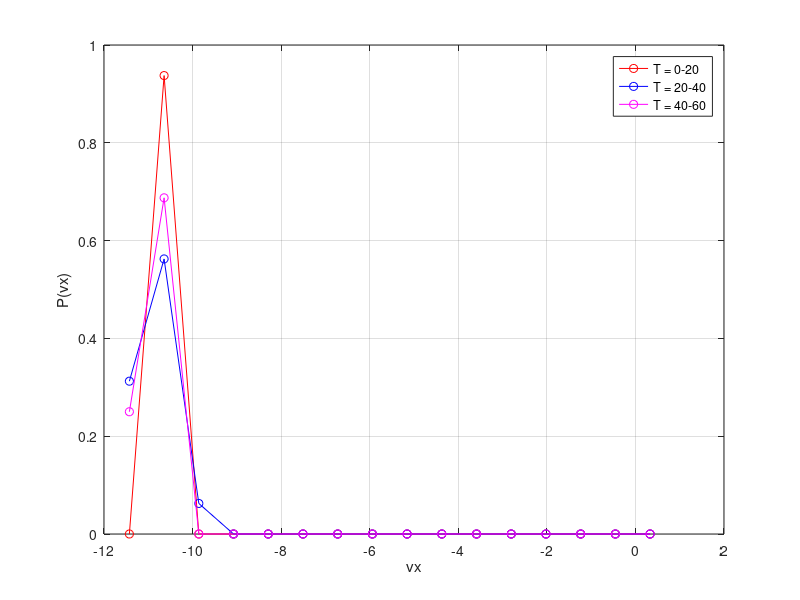

Write the MATLAB code that produced this figure.
clc; clear; close all;

%% Computational Parameters Setting

N = 20;
d = 2.5;

T = 0.02;
R = 0.25;
V = 0.25;

drcut = 4;
nSteps = 1000;

plotDelay = 0.02;
plotStep = 5;

%% MD Initialising 

N = round(N^(1/2))^2;
L = ceil(d*N^(1/2));
drcut2 = drcut*drcut;

xprev = zeros(1,N);     yprev = zeros(1,N);  
xcurr = zeros(1,N);     ycurr = zeros(1,N);
xnew = zeros(1,N);      ynew = zeros(1,N);

vx0 = zeros(1,N);       vy0 = zeros(1,N);
vx = zeros(1,N);        vy = zeros(1,N);

g = d/2:d:L-(d/2);
[gx,gy] = meshgrid(g,g);
gx = gx(:);
gy = gy(:);
gx = gx(1:N);
gy = gy(1:N);

for i = 1:N
    xcurr(i) = gx(i) + 2*(rand-0.5)*R;
    ycurr(i) = gy(i) + 2*(rand-0.5)*R;
    vx0(i) = 1;
    vy0(i) = 1;
    xprev(i) = xcurr(i) - vx0(i)*T;
    yprev(i) = ycurr(i) - vy0(i)*T;
end

% figure;
% p = scatter(xcurr,ycurr,'k','filled'); 
% hold on;
% ax = gca;
% ax.XLim = [0 L];   ax.XLabel.String = 'x';
% ax.YLim = [0 L];   ax.YLabel.String = 'y';
% ax.GridAlpha = 0.15;    ax.Box = 'on';
% ax.Title.String = ({'2D Molecular Dynamics Simulation';'step = 0'});


%% MD Simulation
run = 1;
count = 0;
m = 0;

for n = 1:nSteps
    
    dx = repmat(xcurr',[1,N])-repmat(xcurr,[N,1]);
    dy = repmat(ycurr',[1,N])-repmat(ycurr,[N,1]);

    dx = dx - L*round(dx/L);
    dy = dy - L*round(dy/L);

    dr2 = dx.^2 + dy.^2;

    [row,col,DR2] = find(triu(dr2,1));
    linearIndex = (col-1)*N+row;
    dx = dx(linearIndex);
    dy = dy(linearIndex);

    invDR2 = zeros(size(DR2));
    cfIndex = (DR2<drcut2);
    invDR2(cfIndex) = 1./DR2(cfIndex);
    f = 48*invDR2.^4.*(invDR2.^3 - 0.5);

    fx = f.*dx;
    fy = f.*dy;

    fx = full(sparse(row,col,fx,N,N));
    fy = full(sparse(row,col,fy,N,N));

    fx = sum(-fx'+fx,2);
    fy = sum(-fy'+fy,2);

    for i = 1:N
        xnew(i) = 2*xcurr(i) - xprev(i) + fx(i)*T^2;
        ynew(i) = 2*ycurr(i) - yprev(i) + fy(i)*T^2;
        
        if xnew(i) < 0
            xnew(i) = xnew(i) + L;
        end
        if xnew(i) > L
            xnew(i) = xnew(i) - L;
        end
        if ynew(i) < 0
            ynew(i) = ynew(i) + L;
        end
        if ynew(i) > L
            ynew(i) = ynew(i) - L;
        end
        
        vx(i) = (xnew(i) - xprev(i))/(2*T);
        vy(i) = (ynew(i) - yprev(i))/(2*T);
    end
        count = count + 1;
        
%% TAKING THE VALUES OF SPEED AFTER EVERY 10 ITERATIONS
        
        if count == 10
        m = m + 1;
        v(:,m) = vx;
        count = 0;
        end
    
%%        
      for i = 1:N
           xprev(i) = xcurr(i);
           yprev(i) = ycurr(i);
           xcurr(i) = xnew(i);
           ycurr(i) = ynew(i); 
      end
    

%     if mod(n,plotStep) == 0       
%         p.XData = xcurr;
%         p.YData = ycurr;
%         scatter(xcurr(run),ycurr(run),'ko');
%         ax.Title.String = ({'2D Molecular Dynamics Simulation';['step = ',num2str(n)]});
%         pause(plotDelay);
%     end

end

%% SEPERATING INTERVALs 0-20, 20-40, 40-60

for n=1:20
    v_20(:,n) = v(:,n);
    v_40(:,n) = v(:,n+19);
    v_60(:,n) = v(:,n+39);
end

%% MAKING BINS FOR PROBABILITY CALCULATION

s = size(v_20);
n_bins = 16;

v_20 = sum(v_20,2)/20;

interval_20 = (max(v_20)-min(v_20))/n_bins;
probs_20 = zeros(n_bins,1);
j = 1;

for n = 1:n_bins
for i = 1:s(1)
    
   if  v_20(i) <= n*interval_20 && v_20(i)> (n-1)*interval_20
       probs_20(n) = probs_20(n) + 1;
   end
end    
end
probs_20 = probs_20/s(1);



s = size(v_40);

v_40 = sum(v_40,2)/20;

interval_40 = (max(v_40)-min(v_40))/n_bins;
probs_40 = zeros(n_bins,1);
j = 1;

for n = 1:n_bins
for i = 1:s(1)
    
   if  v_40(i) <= n*interval_40 && v_40(i)> (n-1)*interval_40
       probs_40(n) = probs_40(n) + 1;
   end
end    
end
probs_40 = probs_40/s(1);



s = size(v_60);

v_60 = sum(v_60,2)/20;

interval_60 = (max(v_60)-min(v_60))/n_bins;
probs_60 = zeros(n_bins,1);
j = 1;

for n = 1:n_bins
for i = 1:s(1)
    
   if  v_60(i) <= n*interval_60 && v_60(i)> (n-1)*interval_60
       probs_60(n) = probs_60(n) + 1;
   end
end    
end
probs_60 = probs_60/s(1);

%% PLOTTING VELOCITY DISTRIBUTION
up = (max(v_20)-interval_20);
bins = (min(v_20):interval_20:up)';

plot(bins,probs_20,'ro-')
xlabel('vx')
ylabel('P(vx)')
grid on
hold on
plot(bins,probs_40,'bo-')
hold on
plot(bins,probs_60,'mo-')
hold on
legend('T = 0-20','T = 20-40','T = 40-60')

